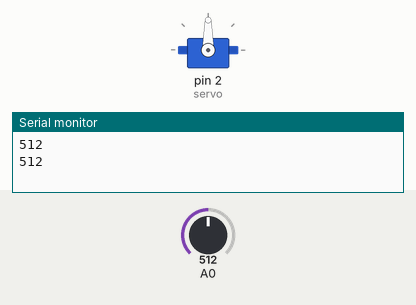
This sketch was run on a simulated Arduino Uno, built with avr-gcc and run on an emulated ATmega328P. Parts: servo, the last lines printed to the serial monitor. The inputs (shaded band) are chosen by the test bench; at power-on: A0 = 512.

Above: at 2.3 s.
2.4 s: A0 set to 716
At 4.2 s:
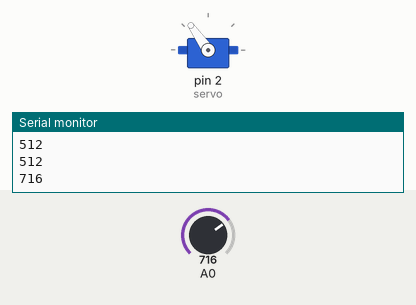
4.5 s: A0 set to 900
At 5.4 s:
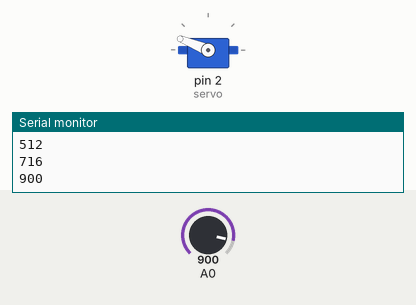
6.6 s: A0 set to 1023
At 8.7 s:
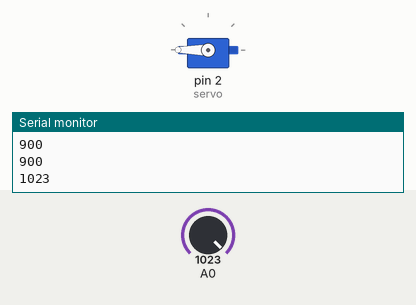
9.0 s: A0 set to 306
At 10.1 s:
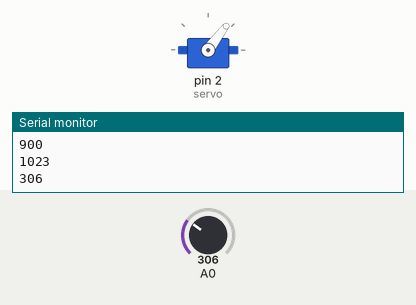
11.1 s: A0 set to 122
At 12.4 s:
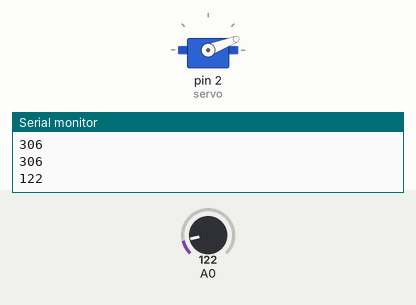
13.5 s: A0 set to 0
At 14.8 s:
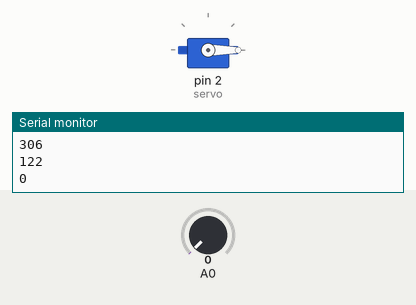
Timing chart, 0 to 16.5 s (numbered marks = the images above; inputs shaded):
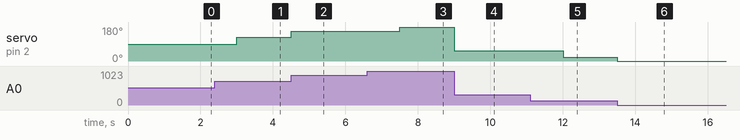

Measured:
- after the input at 2.4 s, servo on pin 2 (servo): 90° → 125° after 0.60 s
- after the input at 4.5 s, servo on pin 2 (servo): 125° → 158° at once
- after the input at 6.6 s, servo on pin 2 (servo): 158° → 180° after 0.90 s
- after the input at 9.0 s, servo on pin 2 (servo): 180° → 53° at once
- after the input at 11.1 s, servo on pin 2 (servo): 53° → 21° after 0.90 s
- after the input at 13.5 s, servo on pin 2 (servo): 21° → 0° at once

The sketch:

rc_motor.ino
```cpp
#include <Servo.h>

Servo servo;

void setup()
{
  servo.attach(2);
  Serial.begin(9600);
}

void loop()
{
  int ad_in = 0;
  int anlge = 0;
  ad_in = analogRead(A0);

  Serial.println(ad_in);

  anlge = map(ad_in,0,1023,0,180);
  servo.write(anlge);
  delay(1500);
}


/*
	작동기는 모터와 같이 전기적 신호를
    사용하여 기계를 움직이는 장치

*/
```
